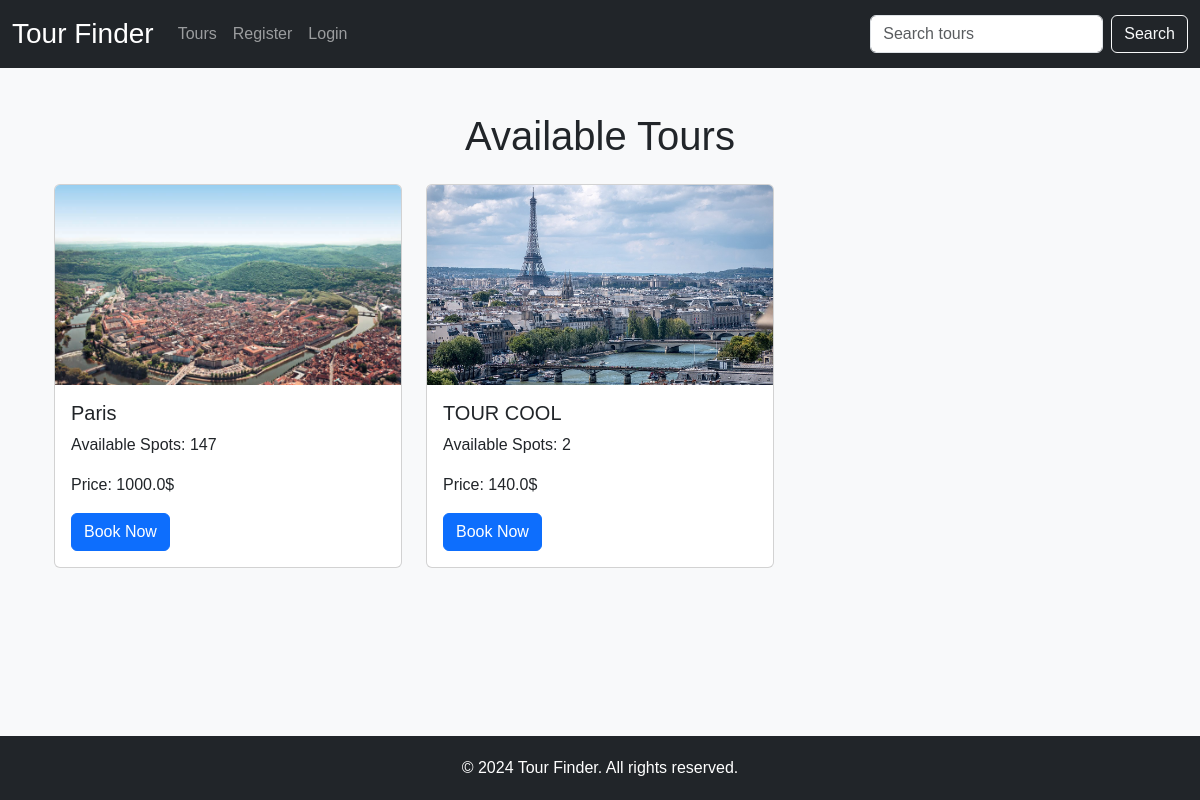
Page /tours/ on the earlier database version.
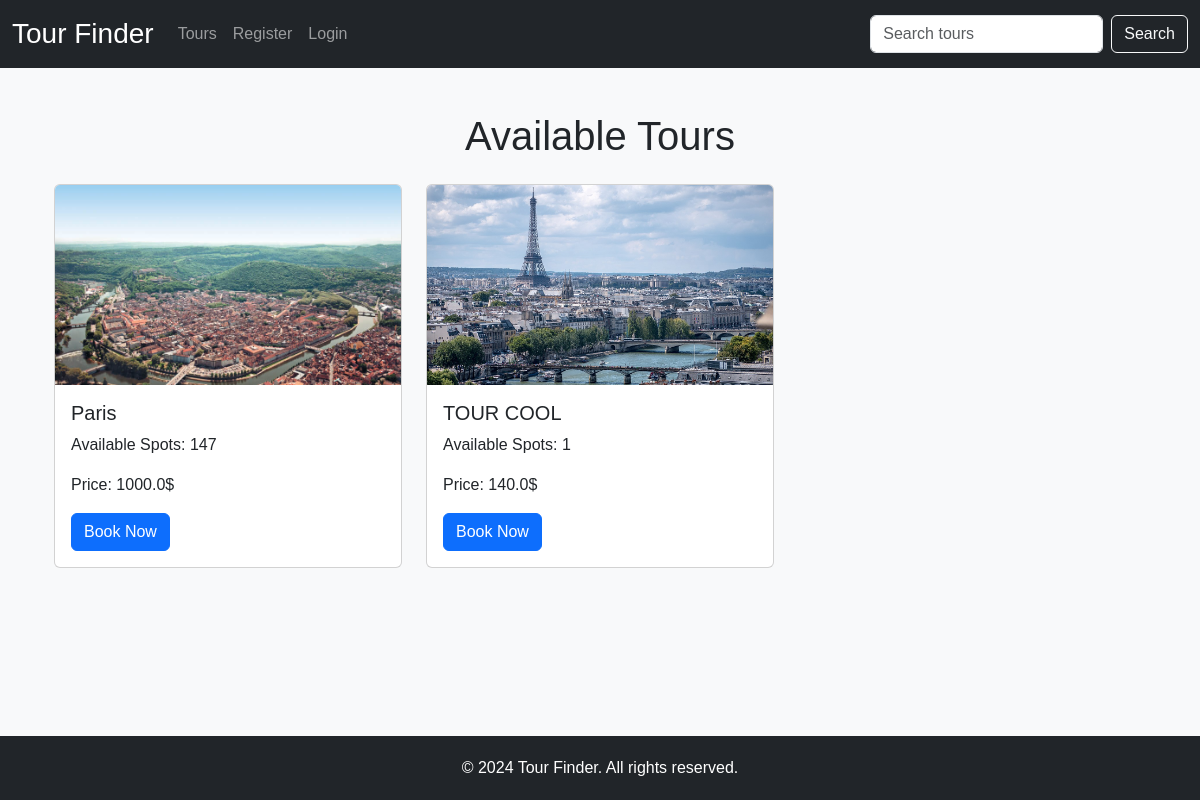
Same page on the later database version.
### app/db.py (models this page shows)
class Tour(db.Model):
    id = db.Column(db.Integer, primary_key=True)
    creation_time = db.Column(db.DateTime, default=datetime.utcnow)
    name = db.Column(db.String(100), nullable=False)
    image_path = db.Column(db.String(100), nullable=False)
    description = db.Column(db.Text, nullable=False)
    price_per_person = db.Column(db.Float, nullable=False)
    date = db.Column(db.Date, nullable=False)
    available_spots = db.Column(db.Integer, nullable=False)

### app/views.py (the view)
@app.route('/tours/', methods=['GET'])
def tours():
    tours = Tour.query.filter(Tour.available_spots > 0).all()  # Only include tours with available spots
    return render_template('tours.html', tours=tours)  # Передати тури в шаблон

### app/templates/tours.html (shortened to what this page needs)
{% extends "base.html" %}
{% block content %}
<div class="container mt-4">
  <h1 class="text-center mb-4">Available Tours</h1>
  <div class="row">
    {% for tour in tours %}
      <div class="col-md-4 mb-4">
        <div class="card">
          <img src="{{ url_for('static', filename=tour.image_path) }}" class="card-img-top" alt="{{ tour.name }}">
          <div class="card-body">
            <h5 class="card-title">{{ tour.name }}</h5>
            <p class="card-text">Available Spots: {{ tour.available_spots }}</p>
            <p class="card-text">Price: {{ tour.price_per_person }}$</p>
            <a href="{{ url_for('book_tour', id=tour.id) }}" class="btn btn-primary">Book Now</a>
          </div>
        </div>
      </div>
    {% endfor %}
  </div>
</div>
{% endblock %}

Differences in the rows shown:
changed Tour "TOUR COOL": available_spots "2" → "1"
